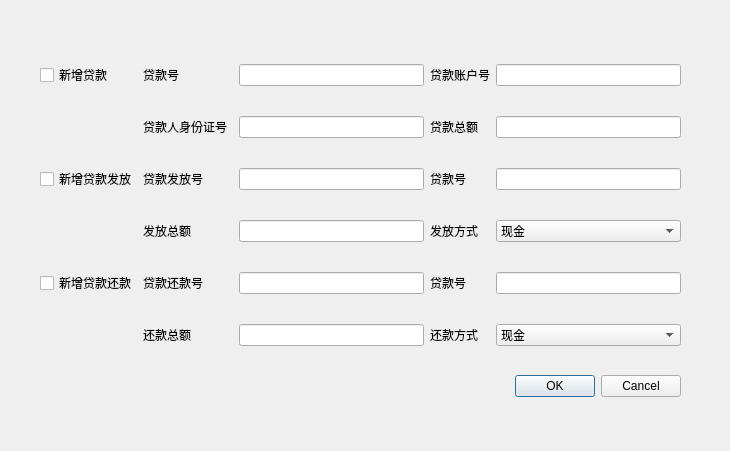
<?xml version="1.0" encoding="UTF-8"?>
<ui version="4.0">
 <class>BusinessAddDialog</class>
 <widget class="QDialog" name="BusinessAddDialog">
  <property name="geometry">
   <rect>
    <x>0</x>
    <y>0</y>
    <width>730</width>
    <height>451</height>
   </rect>
  </property>
  <property name="windowTitle">
   <string>BusinessAddDialog</string>
  </property>
  <widget class="QWidget" name="layoutWidget">
   <property name="geometry">
    <rect>
     <x>40</x>
     <y>40</y>
     <width>641</width>
     <height>381</height>
    </rect>
   </property>
   <layout class="QGridLayout" name="gridLayout">
    <item row="0" column="0">
     <widget class="QCheckBox" name="loancheckBox">
      <property name="text">
       <string>新增贷款</string>
      </property>
     </widget>
    </item>
    <item row="0" column="1">
     <widget class="QLabel" name="label">
      <property name="text">
       <string>贷款号</string>
      </property>
     </widget>
    </item>
    <item row="0" column="4">
     <widget class="QLabel" name="label_2">
      <property name="text">
       <string>贷款账户号</string>
      </property>
     </widget>
    </item>
    <item row="0" column="5">
     <widget class="QLineEdit" name="loanaccountlineEdit"/>
    </item>
    <item row="1" column="1">
     <widget class="QLabel" name="label_3">
      <property name="text">
       <string>贷款人身份证号</string>
      </property>
     </widget>
    </item>
    <item row="1" column="3">
     <widget class="QLineEdit" name="loanclientlineEdit"/>
    </item>
    <item row="1" column="4">
     <widget class="QLabel" name="label_4">
      <property name="text">
       <string>贷款总额</string>
      </property>
     </widget>
    </item>
    <item row="1" column="5">
     <widget class="QLineEdit" name="loantotalidlineEdit"/>
    </item>
    <item row="2" column="0">
     <widget class="QCheckBox" name="grantcheckBox">
      <property name="text">
       <string>新增贷款发放</string>
      </property>
     </widget>
    </item>
    <item row="2" column="1" colspan="2">
     <widget class="QLabel" name="label_7">
      <property name="text">
       <string>贷款发放号</string>
      </property>
     </widget>
    </item>
    <item row="2" column="3">
     <widget class="QLineEdit" name="grantidlineEdit"/>
    </item>
    <item row="2" column="4">
     <widget class="QLabel" name="label_5">
      <property name="text">
       <string>贷款号</string>
      </property>
     </widget>
    </item>
    <item row="2" column="5">
     <widget class="QLineEdit" name="grantloanidlineEdit"/>
    </item>
    <item row="3" column="1" colspan="2">
     <widget class="QLabel" name="label_6">
      <property name="text">
       <string>发放总额</string>
      </property>
     </widget>
    </item>
    <item row="3" column="3">
     <widget class="QLineEdit" name="grantamountlineEdit"/>
    </item>
    <item row="3" column="4">
     <widget class="QLabel" name="label_8">
      <property name="text">
       <string>发放方式</string>
      </property>
     </widget>
    </item>
    <item row="3" column="5">
     <widget class="QComboBox" name="grantcomboBox">
      <item>
       <property name="text">
        <string>现金</string>
       </property>
      </item>
      <item>
       <property name="text">
        <string>转账</string>
       </property>
      </item>
     </widget>
    </item>
    <item row="4" column="0">
     <widget class="QCheckBox" name="repaycheckBox">
      <property name="text">
       <string>新增贷款还款</string>
      </property>
     </widget>
    </item>
    <item row="4" column="1" colspan="2">
     <widget class="QLabel" name="label_12">
      <property name="text">
       <string>贷款还款号</string>
      </property>
     </widget>
    </item>
    <item row="4" column="3">
     <widget class="QLineEdit" name="repayidlineEdit"/>
    </item>
    <item row="4" column="4">
     <widget class="QLabel" name="label_11">
      <property name="text">
       <string>贷款号</string>
      </property>
     </widget>
    </item>
    <item row="4" column="5">
     <widget class="QLineEdit" name="repayloanidlineEdit"/>
    </item>
    <item row="5" column="1" colspan="2">
     <widget class="QLabel" name="label_10">
      <property name="text">
       <string>还款总额</string>
      </property>
     </widget>
    </item>
    <item row="5" column="3">
     <widget class="QLineEdit" name="repayamountlineEdit"/>
    </item>
    <item row="5" column="4">
     <widget class="QLabel" name="label_9">
      <property name="text">
       <string>还款方式</string>
      </property>
     </widget>
    </item>
    <item row="5" column="5">
     <widget class="QComboBox" name="repaycomboBox">
      <item>
       <property name="text">
        <string>现金</string>
       </property>
      </item>
      <item>
       <property name="text">
        <string>转账</string>
       </property>
      </item>
     </widget>
    </item>
    <item row="6" column="5">
     <widget class="QDialogButtonBox" name="buttonBox">
      <property name="orientation">
       <enum>Qt::Horizontal</enum>
      </property>
      <property name="standardButtons">
       <set>QDialogButtonBox::Cancel|QDialogButtonBox::Ok</set>
      </property>
     </widget>
    </item>
    <item row="0" column="3">
     <widget class="QLineEdit" name="loanidlineEdit"/>
    </item>
   </layout>
  </widget>
 </widget>
 <resources/>
 <connections>
  <connection>
   <sender>buttonBox</sender>
   <signal>accepted()</signal>
   <receiver>BusinessAddDialog</receiver>
   <slot>accept()</slot>
   <hints>
    <hint type="sourcelabel">
     <x>248</x>
     <y>254</y>
    </hint>
    <hint type="destinationlabel">
     <x>157</x>
     <y>274</y>
    </hint>
   </hints>
  </connection>
  <connection>
   <sender>buttonBox</sender>
   <signal>rejected()</signal>
   <receiver>BusinessAddDialog</receiver>
   <slot>reject()</slot>
   <hints>
    <hint type="sourcelabel">
     <x>316</x>
     <y>260</y>
    </hint>
    <hint type="destinationlabel">
     <x>286</x>
     <y>274</y>
    </hint>
   </hints>
  </connection>
 </connections>
</ui>
